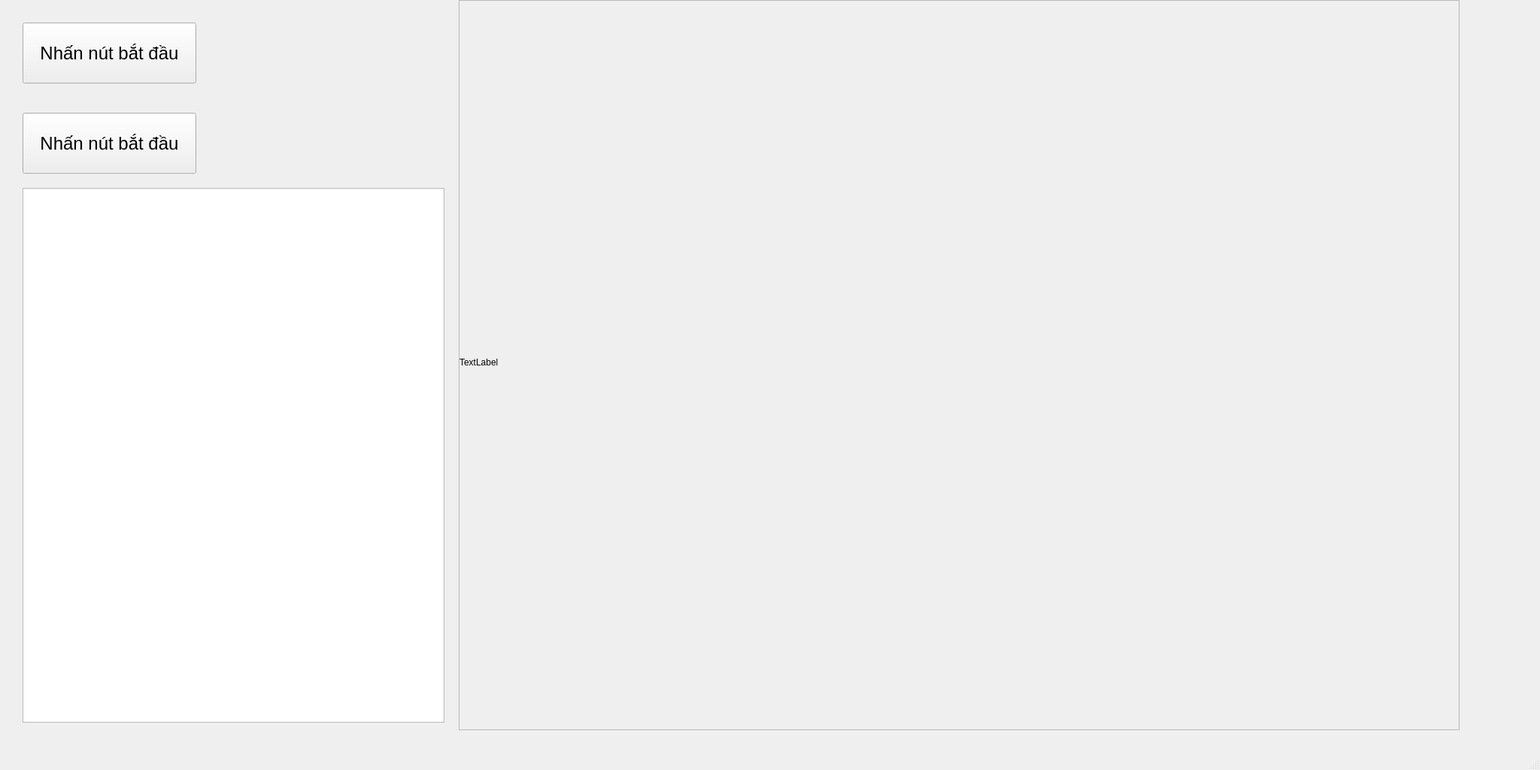
<?xml version="1.0" encoding="UTF-8"?>
<ui version="4.0">
 <class>MainWindow</class>
 <widget class="QMainWindow" name="MainWindow">
  <property name="geometry">
   <rect>
    <x>0</x>
    <y>0</y>
    <width>2048</width>
    <height>1024</height>
   </rect>
  </property>
  <property name="windowTitle">
   <string>MainWindow</string>
  </property>
  <widget class="QWidget" name="centralwidget">
   <widget class="QPushButton" name="pushButton">
    <property name="geometry">
     <rect>
      <x>30</x>
      <y>30</y>
      <width>231</width>
      <height>81</height>
     </rect>
    </property>
    <property name="font">
     <font>
      <pointsize>18</pointsize>
     </font>
    </property>
    <property name="text">
     <string>Nhấn nút bắt đầu</string>
    </property>
   </widget>
   <widget class="QTextEdit" name="textEdit">
    <property name="geometry">
     <rect>
      <x>30</x>
      <y>250</y>
      <width>561</width>
      <height>711</height>
     </rect>
    </property>
   </widget>
   <widget class="QPushButton" name="pushButton_disconnectcamera">
    <property name="geometry">
     <rect>
      <x>30</x>
      <y>150</y>
      <width>231</width>
      <height>81</height>
     </rect>
    </property>
    <property name="font">
     <font>
      <pointsize>18</pointsize>
     </font>
    </property>
    <property name="text">
     <string>Nhấn nút bắt đầu</string>
    </property>
   </widget>
   <widget class="QScrollArea" name="scrollArea">
    <property name="geometry">
     <rect>
      <x>610</x>
      <y>0</y>
      <width>1331</width>
      <height>971</height>
     </rect>
    </property>
    <property name="widgetResizable">
     <bool>true</bool>
    </property>
    <widget class="QWidget" name="scrollAreaWidgetContents">
     <property name="geometry">
      <rect>
       <x>0</x>
       <y>0</y>
       <width>1329</width>
       <height>969</height>
      </rect>
     </property>
     <widget class="QLabel" name="labelImage">
      <property name="geometry">
       <rect>
        <x>0</x>
        <y>10</y>
        <width>1311</width>
        <height>941</height>
       </rect>
      </property>
      <property name="text">
       <string>TextLabel</string>
      </property>
     </widget>
    </widget>
   </widget>
  </widget>
  <widget class="QMenuBar" name="menubar">
   <property name="geometry">
    <rect>
     <x>0</x>
     <y>0</y>
     <width>2048</width>
     <height>22</height>
    </rect>
   </property>
  </widget>
  <widget class="QStatusBar" name="statusbar"/>
 </widget>
 <resources/>
 <connections/>
</ui>
